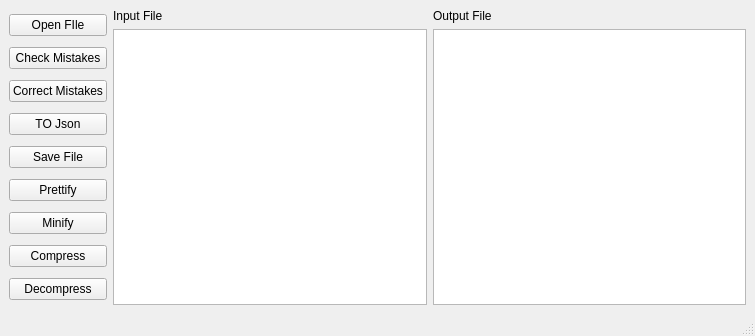
<?xml version="1.0" encoding="UTF-8"?>
<ui version="4.0">
 <class>MainWindow</class>
 <widget class="QMainWindow" name="MainWindow">
  <property name="geometry">
   <rect>
    <x>0</x>
    <y>0</y>
    <width>755</width>
    <height>336</height>
   </rect>
  </property>
  <property name="windowTitle">
   <string>MainWindow</string>
  </property>
  <widget class="QWidget" name="centralwidget">
   <layout class="QHBoxLayout" name="horizontalLayout">
    <item>
     <layout class="QVBoxLayout" name="verticalLayout">
      <item>
       <widget class="QPushButton" name="OpenFile">
        <property name="text">
         <string>Open FIle</string>
        </property>
       </widget>
      </item>
      <item>
       <widget class="QPushButton" name="Check">
        <property name="text">
         <string>Check Mistakes</string>
        </property>
       </widget>
      </item>
      <item>
       <widget class="QPushButton" name="Correct">
        <property name="text">
         <string>Correct Mistakes</string>
        </property>
       </widget>
      </item>
      <item>
       <widget class="QPushButton" name="TOJson">
        <property name="text">
         <string>TO Json</string>
        </property>
       </widget>
      </item>
      <item>
       <widget class="QPushButton" name="Save">
        <property name="text">
         <string>Save File</string>
        </property>
       </widget>
      </item>
      <item>
       <widget class="QPushButton" name="Prettify">
        <property name="text">
         <string>Prettify</string>
        </property>
       </widget>
      </item>
      <item>
       <widget class="QPushButton" name="Minify">
        <property name="text">
         <string>Minify</string>
        </property>
       </widget>
      </item>
      <item>
       <widget class="QPushButton" name="Compress">
        <property name="text">
         <string>Compress</string>
        </property>
       </widget>
      </item>
      <item>
       <widget class="QPushButton" name="decompress">
        <property name="text">
         <string>Decompress</string>
        </property>
       </widget>
      </item>
     </layout>
    </item>
    <item>
     <layout class="QGridLayout" name="gridLayout">
      <item row="0" column="0">
       <widget class="QLabel" name="label">
        <property name="text">
         <string>Input File</string>
        </property>
       </widget>
      </item>
      <item row="0" column="1">
       <widget class="QLabel" name="label_2">
        <property name="text">
         <string>Output File</string>
        </property>
       </widget>
      </item>
      <item row="1" column="0">
       <widget class="QPlainTextEdit" name="input_text"/>
      </item>
      <item row="1" column="1">
       <widget class="QPlainTextEdit" name="output_text"/>
      </item>
     </layout>
    </item>
   </layout>
  </widget>
  <widget class="QMenuBar" name="menubar">
   <property name="geometry">
    <rect>
     <x>0</x>
     <y>0</y>
     <width>755</width>
     <height>20</height>
    </rect>
   </property>
  </widget>
  <widget class="QStatusBar" name="statusbar"/>
 </widget>
 <resources/>
 <connections/>
</ui>
